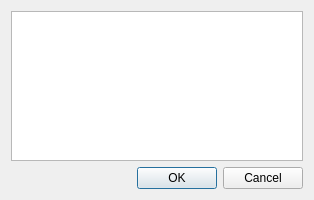
<?xml version="1.0" encoding="UTF-8"?>
<ui version="4.0">
 <class>AcceptCancelDialogClass</class>
 <widget class="QDialog" name="AcceptCancelDialogClass">
  <property name="geometry">
   <rect>
    <x>0</x>
    <y>0</y>
    <width>314</width>
    <height>200</height>
   </rect>
  </property>
  <property name="windowTitle">
   <string>MMJODB</string>
  </property>
  <layout class="QVBoxLayout" name="verticalLayout">
   <item>
    <widget class="QTextBrowser" name="textBrowser"/>
   </item>
   <item>
    <layout class="QHBoxLayout" name="horizontalLayout">
     <item>
      <spacer name="horizontalSpacer">
       <property name="orientation">
        <enum>Qt::Orientation::Horizontal</enum>
       </property>
       <property name="sizeHint" stdset="0">
        <size>
         <width>40</width>
         <height>20</height>
        </size>
       </property>
      </spacer>
     </item>
     <item>
      <widget class="QDialogButtonBox" name="buttonBox">
       <property name="standardButtons">
        <set>QDialogButtonBox::StandardButton::Cancel|QDialogButtonBox::StandardButton::Ok</set>
       </property>
      </widget>
     </item>
    </layout>
   </item>
  </layout>
 </widget>
 <layoutdefault spacing="6" margin="11"/>
 <resources/>
 <connections/>
</ui>
